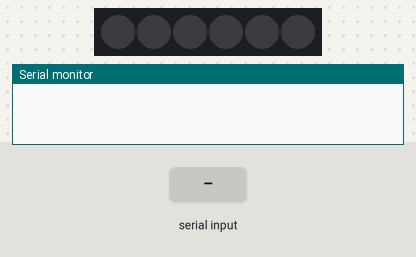
A sketch run on a simulated Arduino Uno, built with avr-gcc and run on an emulated ATmega328P. Shown: 6 RGB LEDs in strip order, left to right, the last lines printed to the serial monitor. The test bench sets the inputs (shaded band). Dim RGB values are drawn brighter than linear.

Above: at 1.2 s.
1.3 s: "A" received over Serial
At 2.5 s:
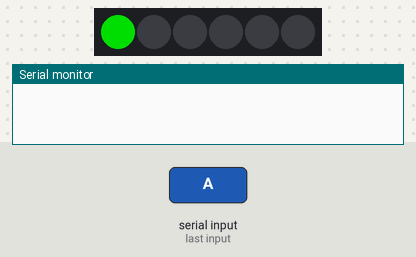
2.8 s: "B" received over Serial
At 3.8 s:
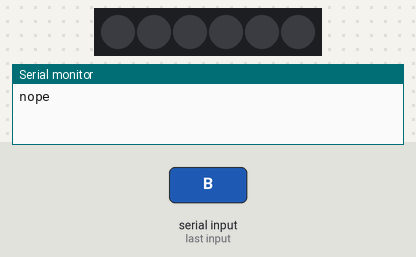
Timing chart, 0 to 5.8 s (numbered marks = the images above; inputs shaded):
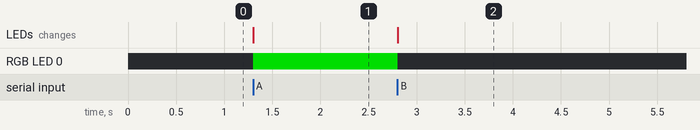

The sketch:

Physical_Pixel_Mod.ino
```cpp
#include <Adafruit_NeoPixel.h>
#ifdef __AVR__
  #include <avr/power.h>
#endif

#define PIN 6
#define NUMPIXELS 6

Adafruit_NeoPixel pixels = Adafruit_NeoPixel(NUMPIXELS, PIN, NEO_GRB + NEO_KHZ800);
int delayval = 500; // delay for half a second
//
//const int ledPin = 13; // the pin that the LED is attached to
int incomingByte;      // a variable to read incoming serial data into

void setup() {
  pixels.begin();
  // initialize serial communication:
  Serial.begin(9600);
  pixels.setPixelColor(0, pixels.Color(0,0,0));
  pixels.show();
}

void loop() {
  // see if there's incoming serial data:
  if (Serial.available() > 0) {
    // read the oldest byte in the serial buffer:
    incomingByte = Serial.read();
    // if it's a capital H (ASCII 72), turn on the LED:
    if (incomingByte == 'A') {
      pixels.setPixelColor(0, pixels.Color(0,150,0));
      pixels.show();
    }
    // if it's an L (ASCII 76) turn off the LED:
    if (incomingByte == 'B') {
//      digitalWrite(ledPin, LOW);
      pixels.setPixelColor(0, pixels.Color(0,0,0));
      pixels.show();
        Serial.println("nope");
    }
  }
}
```

Measured:
- after the input at 1.3 s, RGB LED 0: off → RGB(0, 150, 0) at once; the LEDs: change at once (image 1)
- after the input at 2.8 s, RGB LED 0: RGB(0, 150, 0) → off at once; the LEDs: change at once (image 2)
